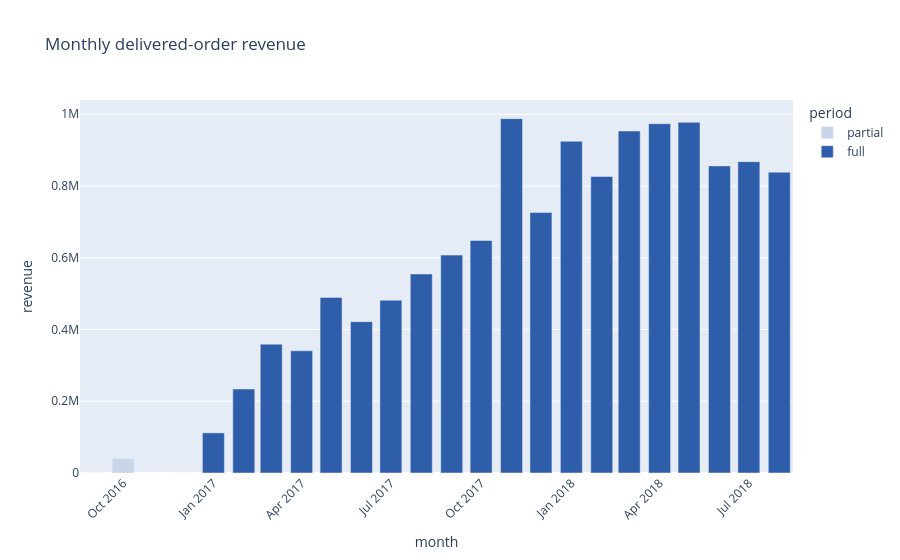

Here is the notebook cell this chart was saved with:
### Markdown cell above
## Revenue Trends

Monthly revenue, order volume, and AOV. The Olist marketplace had negligible volume before 2017 (4 orders in Sep 2016, 1 delivered), and the dataset was extracted before orders placed after ~Aug 2018 had time to complete delivery — so **2016-09, 2016-10, 2016-12, and any 2018-09/2018-10 rows are not shown/compared as full months.**

### Code cell
monthly = m.monthly_summary(orders_analytics)

# flag partial periods explicitly rather than silently including them
partial_months = {"2016-09", "2016-10", "2016-12"}
monthly["period"] = np.where(monthly["month"].isin(partial_months), "partial", "full")

fig = px.bar(monthly, x="month", y="revenue", color="period",
             color_discrete_map={"full": "#2E5EAA", "partial": "#C9D6EA"},
             title="Monthly delivered-order revenue")
fig.update_layout(xaxis_tickangle=-45, showlegend=True)
fig.show()

### Figure 1 — Plotly figure (JSON) as saved in the notebook; plotly's stock layout.template omitted (floating-point values rounded to 4 significant figures)
{"data": [{"hovertemplate": "period=partial<br>month=%{x}<br>revenue=%{y}<extra></extra>", "legendgroup": "partial", "marker": {"color": "#C9D6EA", "pattern": {"shape": ""}}, "name": "partial", "orientation": "v", "showlegend": true, "textposition": "auto", "type": "bar", "x": ["2016-09", "2016-10", "2016-12"], "xaxis": "x", "y": [135.0, 40330.0, 10.9], "yaxis": "y"}, {"hovertemplate": "period=full<br>month=%{x}<br>revenue=%{y}<extra></extra>", "legendgroup": "full", "marker": {"color": "#2E5EAA", "pattern": {"shape": ""}}, "name": "full", "orientation": "v", "showlegend": true, "textposition": "auto", "type": "bar", "x": ["2017-01", "2017-02", "2017-03", "2017-04", "2017-05", "2017-06", "2017-07", "2017-08", "2017-09", "2017-10", "2017-11", "2017-12", "2018-01", "2018-02", "2018-03", "2018-04", "2018-05", "2018-06", "2018-07", "2018-08"], "xaxis": "x", "y": [111800.0, 234200.0, 359200.0, 340700.0, 489300.0, 421900.0, 481600.0, 554700.0, 607400.0, 648200.0, 987800.0, 726000.0, 924600.0, 826400.0, 953400.0, 973500.0, 977500.0, 856100.0, 868000.0, 838600.0], "yaxis": "y"}], "layout": {"barmode": "relative", "legend": {"title": {"text": "period"}, "tracegroupgap": 0}, "showlegend": true, "title": {"text": "Monthly delivered-order revenue"}, "xaxis": {"anchor": "y", "domain": [0.0, 1.0], "tickangle": -45, "title": {"text": "month"}}, "yaxis": {"anchor": "x", "domain": [0.0, 1.0], "title": {"text": "revenue"}}}}
